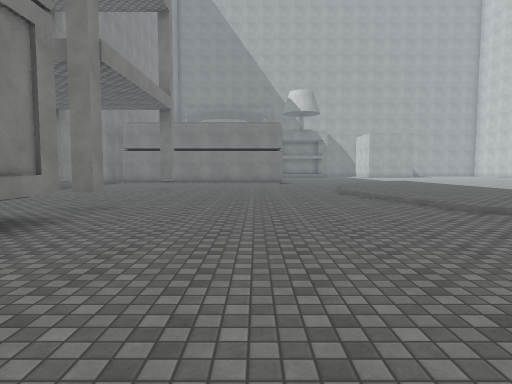
view 1 (above)

18 first-person views from a walk through a Unity game level. The camera is 1.5 m above the floor, tilts 4° down and sees 75° across. The floor is counted in squares, 2 m on a side. Each view is taken from the middle of a square. On the plan, view 1 faces up. The plan holds only what a view shows up to about 11 squares ahead; the rest is blank. The place goes on beyond the plan. Surface patterns are stand-ins for the level's own textures.

view 2
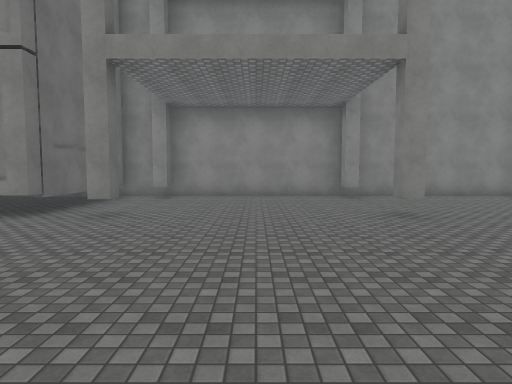

view 3
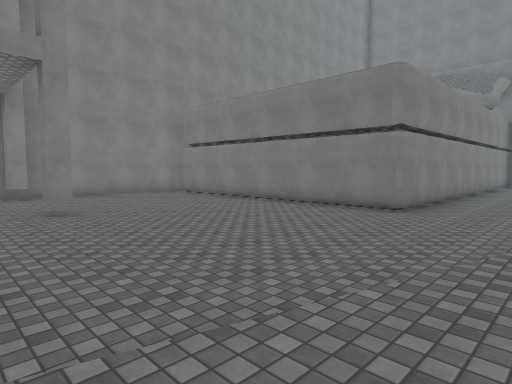

view 4
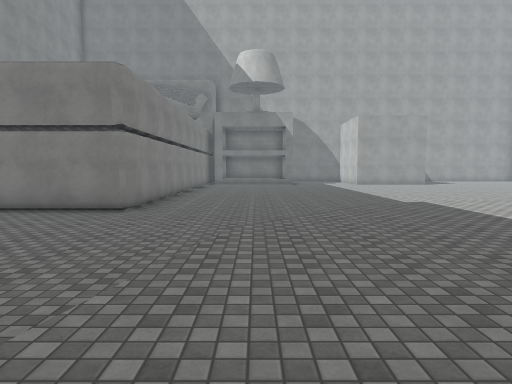

view 5
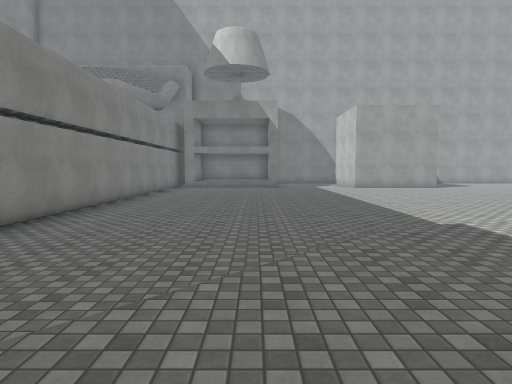

view 6
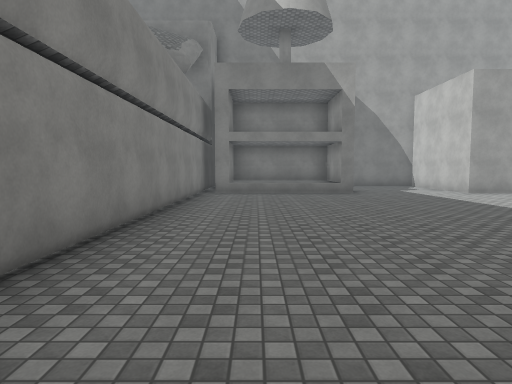

view 7
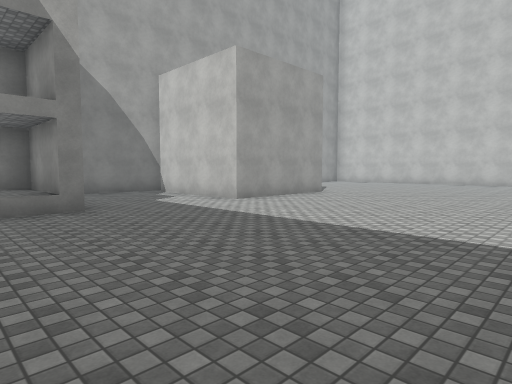

view 8
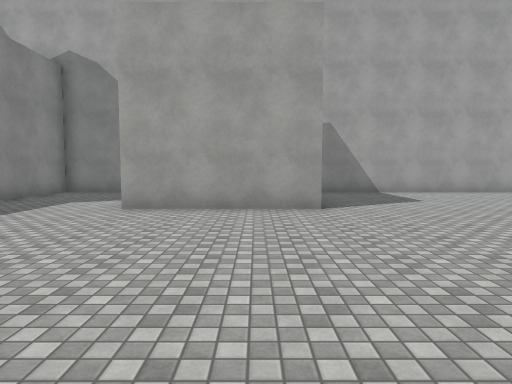

view 9
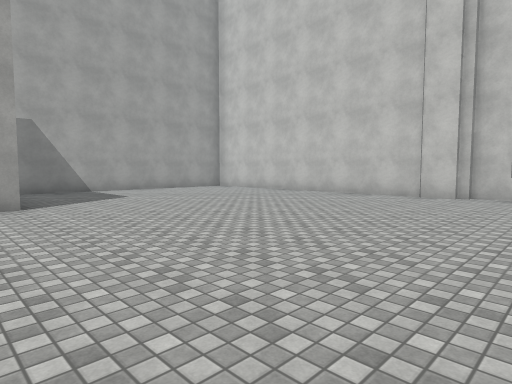

view 10
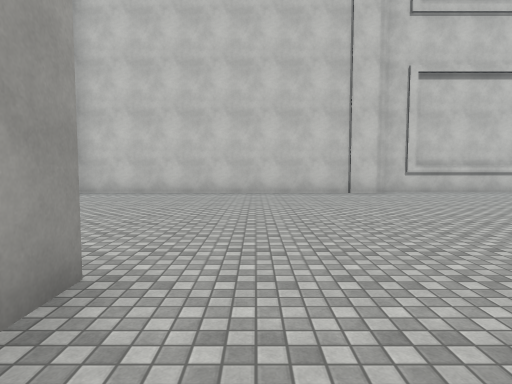

view 11
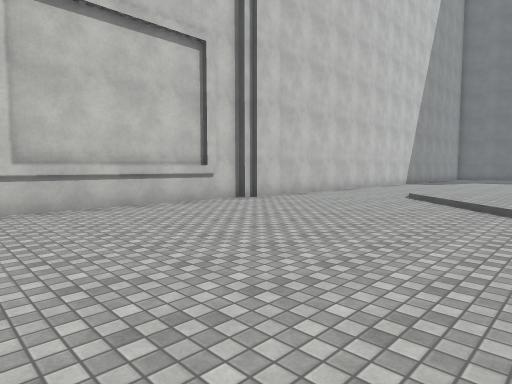

view 12
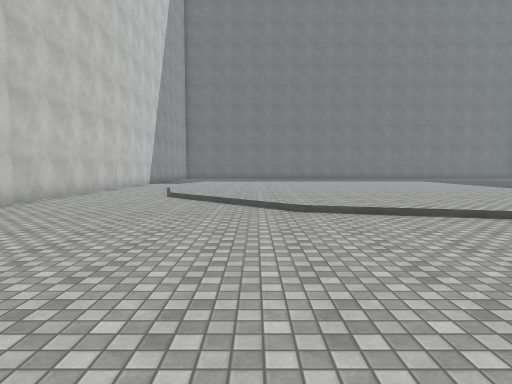

view 13
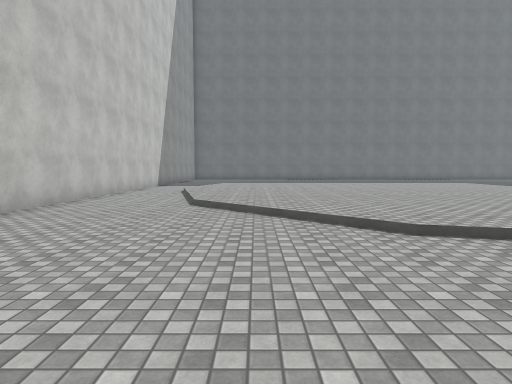

view 14
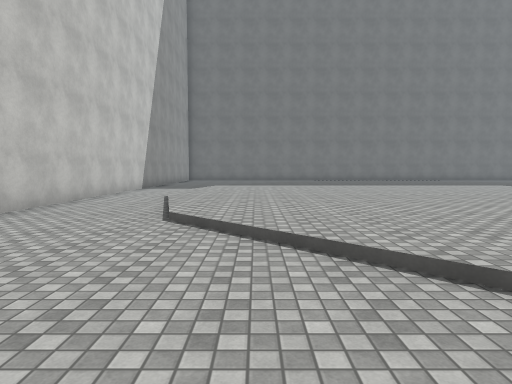

view 15
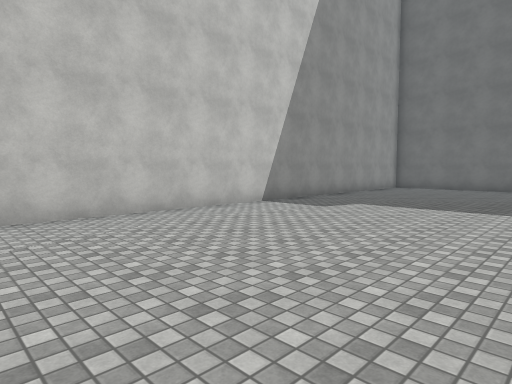

view 16
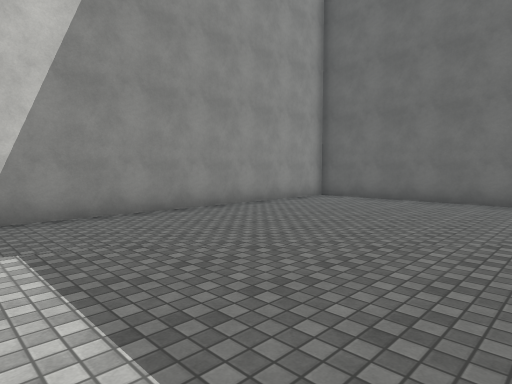

view 17
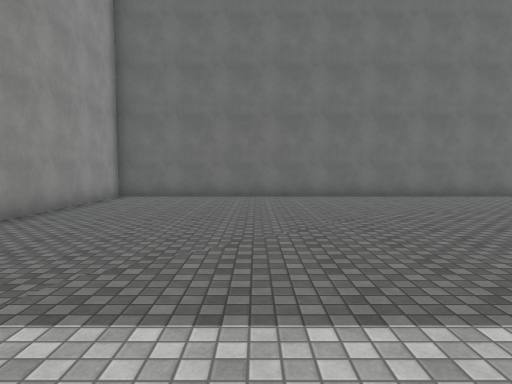

view 18
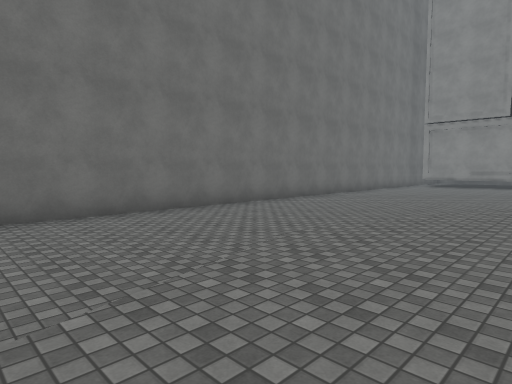

### Floor plan
Key: @ floor where view 1 was taken; # wall or solid block; . main floor; : floor 0.25 m higher than the main floor; / step, stairs or slope; ^ raised ledge.
Columns run from 8 left of view 1 to 22 right of it. Each row starts with its distance up from view 1.
 33               #####   #########
 32               #...#   ........#
 31               #...#   ........#
 30              ^#...#   ........#
 29          ##^^^#...#   ........#
 28          #........####........#
 27          #....................#
 26          #....................#
 25          #....................#
 24          #....................#
 23          #....................#
 22          #....................#
 21          #....................#
 20          #....................#
 19          #....................#
 18          #.......//://........#
 17 #  #######.....::: ::::/......#
 16 #.............:::: :::::/.....#
 15 #............::::::::::::/....#
 14 #...........:::: :::::::::/...#
 13 #...........:::: ::::::::::...#
 12 ##...#...../:::::::::::::::/..#
 11 #........../:::::::::::::::/..#
 10 #..........::::: :::::::::::..#
  9 #........../::::  :::::::::/..#
  8 #........../:::   :::::::::/..#
  7 #...........::         ::::...#
  6 ##...#......::         ::::...#
  5 ######....../         ::::....#
  4      #......      :::::::.....#
  3       ........ :::::::::......#
  2       ...........//://........#
  1        .......................#
  0         @ ....................#
 -1            ...................#
 -2             ..................#
 -3              ##################

Where each view was taken, in squares from view 1:
view 1: 0 up, 0 right, facing up
view 2: 9 up, 3 right, facing left
view 3: 10 up, 4 right, facing up-left
view 4: 10 up, 4 right, facing up
view 5: 13 up, 5 right, facing up
view 6: 18 up, 3 right, facing up
view 7: 22 up, 4 right, facing up-right
view 8: 22 up, 12 right, facing up
view 9: 21 up, 12 right, facing up-right
view 10: 27 up, 11 right, facing right
view 11: 23 up, 15 right, facing down-right
view 12: 23 up, 16 right, facing down
view 13: 21 up, 17 right, facing down
view 14: 19 up, 17 right, facing down
view 15: 13 up, 15 right, facing down-right
view 16: 7 up, 15 right, facing down-right
view 17: 8 up, 17 right, facing down
view 18: 4 up, 14 right, facing down-left
